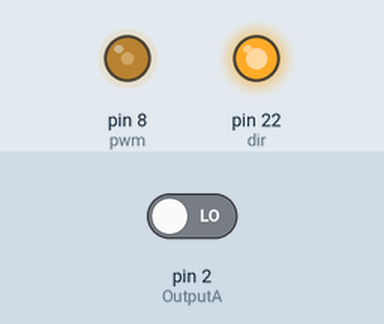
Bench run of a sketch on a simulated Arduino Mega 2560, built with avr-gcc and run on an emulated ATmega2560. On the bench: output pins drawn as LEDs (lit = HIGH). The inputs (shaded band) are chosen by the test bench; at power-on: pin 2 (OutputA) LOW. What the sketch prints to the serial monitor is not drawn.

Above: at 0.1 s.
Timing chart, 0 to 1.6 s (numbered marks = the images above):
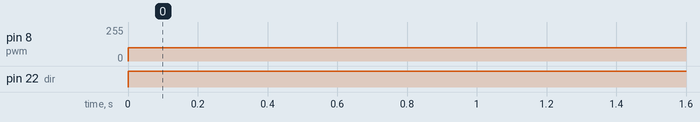

Measured:
- by itself, pin 8 (pwm): 0/255 → 100/255 at 0.00 s
- by itself, pin 22 (dir): LOW → HIGH at 0.00 s

The sketch:

sketch_feb23a111.ino
```cpp
int OutputA = 2;
int OutputB = 3;
int counter = 0;
int pwm = 8;
int dir = 22;
void setup() {
  // put your setup code here, to run once:
  pinMode(OutputA, INPUT);
  pinMode(OutputB, INPUT);
  pinMode(pwm, OUTPUT);
  pinMode(dir, OUTPUT);
  attachInterrupt(digitalPinToInterrupt(OutputA), encoder, RISING);
  Serial.begin(9600);
}

void loop() {
  digitalWrite(dir, HIGH);
  analogWrite(pwm, 100);
  // put your main code here, to run repeatedly:
  //Serial.println(counter);
  if (counter >= 1848 || counter <= -1848) {
    analogWrite(pwm, 0);
    Serial.println("  Stop  ");
  }
 Serial.println(counter);
}
void encoder() {
  if (digitalRead(OutputA) == 1) {
    if (digitalRead(OutputB) == 0) {
      counter++;
    }
    else {
      counter--;
    }
  }
}
```
